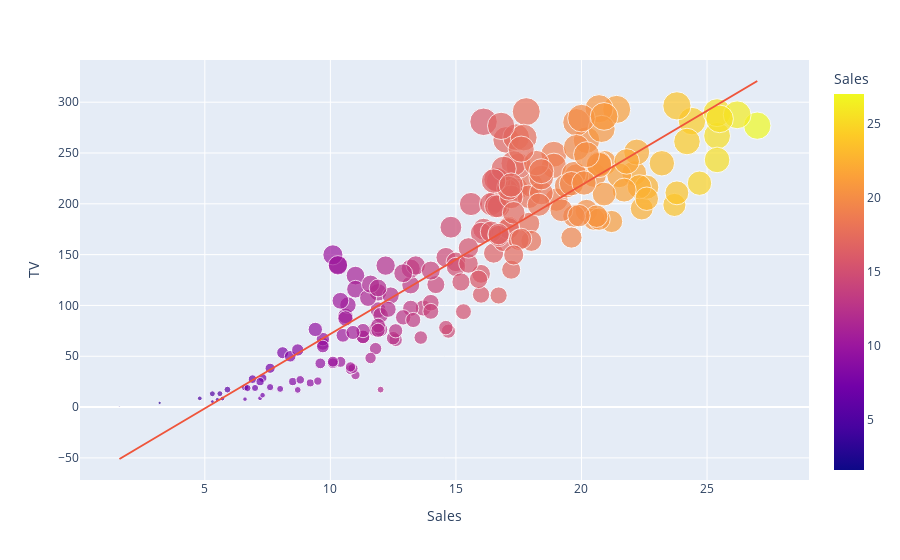

Notebook source saved alongside this figure:
### Code cell
import plotly.express as px
fig = px.scatter(data,x = "Sales",y = "TV",size = "TV",color = 'Sales',trendline = "ols")
fig.show()

### Figure 1 — Plotly figure (JSON) as saved in the notebook; plotly's stock layout.template omitted (floating-point values rounded to 4 significant figures; data arrays with more than 128 entries replaced by an {"elided": "..."} marker saying what was removed)
{"data": [{"hovertemplate": "Sales=%{marker.color}<br>TV=%{marker.size}<extra></extra>", "legendgroup": "", "marker": {"color": {"elided": "200 float values"}, "coloraxis": "coloraxis", "size": {"elided": "200 float values"}, "sizemode": "area", "sizeref": 0.741, "symbol": "circle"}, "mode": "markers", "name": "", "orientation": "v", "showlegend": false, "type": "scatter", "x": {"elided": "200 float values"}, "xaxis": "x", "y": {"elided": "200 float values"}, "yaxis": "y"}, {"hovertemplate": "<b>OLS trendline</b><br>TV = 14.6431 * Sales + -74.5148<br>R<sup>2</sup>=0.812176<br><br>Sales=%{x}<br>TV=%{y} <b>(trend)</b><extra></extra>", "legendgroup": "", "marker": {"symbol": "circle"}, "mode": "lines", "name": "", "showlegend": false, "type": "scatter", "x": {"elided": "200 float values"}, "xaxis": "x", "y": {"elided": "200 float values"}, "yaxis": "y"}], "layout": {"autosize": true, "coloraxis": {"colorbar": {"title": {"text": "Sales"}}, "colorscale": [[0, "#0d0887"], [0.1111, "#46039f"], [0.2222, "#7201a8"], [0.3333, "#9c179e"], [0.4444, "#bd3786"], [0.5556, "#d8576b"], [0.6667, "#ed7953"], [0.7778, "#fb9f3a"], [0.8889, "#fdca26"], [1, "#f0f921"]]}, "legend": {"itemsizing": "constant", "tracegroupgap": 0}, "margin": {"t": 60}, "xaxis": {"anchor": "y", "autorange": true, "domain": [0, 1], "range": [0.05629, 28.95], "title": {"text": "Sales"}, "type": "linear"}, "yaxis": {"anchor": "x", "autorange": true, "domain": [0, 1], "range": [-72.07, 347.5], "title": {"text": "TV"}, "type": "linear"}}}
